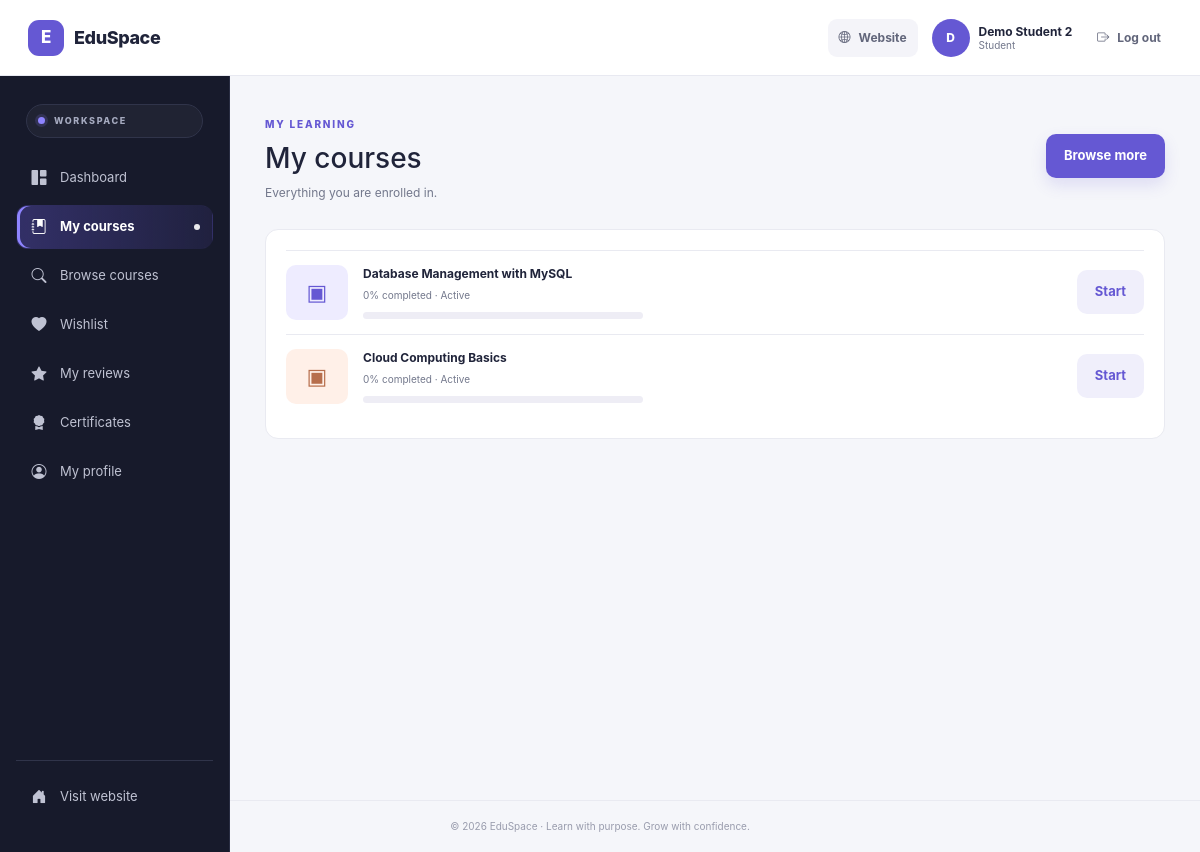
/student/my_courses.php (signed in), run on the app's committed database.
### tables this page shows
CREATE TABLE `enrollments` (
  `id` bigint UNSIGNED NOT NULL,
  `student_id` bigint UNSIGNED NOT NULL,
  `course_id` bigint UNSIGNED NOT NULL,
  `enrolled_at` timestamp NULL DEFAULT CURRENT_TIMESTAMP,
  `status` enum('pending','active','completed','cancelled') DEFAULT 'pending',
  `progress_percent` decimal(5,2) DEFAULT '0.00',
  `completed_at` datetime DEFAULT NULL
);

CREATE TABLE `courses` (
  `id` bigint UNSIGNED NOT NULL,
  `instructor_id` bigint UNSIGNED NOT NULL,
  `category_id` bigint UNSIGNED NOT NULL,
  `title` varchar(200) NOT NULL,
  `slug` varchar(220) NOT NULL,
  `short_description` varchar(500) DEFAULT NULL,
  `description` longtext,
  `thumbnail` varchar(255) DEFAULT NULL,
  `level` enum('beginner','intermediate','advanced') DEFAULT 'beginner',
  `price` decimal(10,2) NOT NULL DEFAULT '0.00',
  `language` varchar(60) DEFAULT 'English',
  `status` enum('draft','published','archived') DEFAULT 'draft',
  `created_at` timestamp NULL DEFAULT CURRENT_TIMESTAMP,
  `updated_at` timestamp NULL DEFAULT CURRENT_TIMESTAMP ON UPDATE CURRENT_TIMESTAMP
);

### student/my_courses.php (the view, shortened to what this page needs)
<?php
require_once __DIR__ . '/../includes/auth.php';
$me = require_role(['student']);
$rows = db_all(
    "SELECT e.id AS enrollment_id, e.status, e.progress_percent, e.enrolled_at, c.id, c.title,
            (SELECT certificate_code FROM certificates ce WHERE ce.enrollment_id=e.id) AS cert
     FROM enrollments e JOIN courses c ON c.id=e.course_id
     WHERE e.student_id=? ORDER BY e.enrolled_at DESC",
    'i', [$me['id']]
);
?>
<section class="welcome-row">
    <div>
        <span class="eyebrow">MY LEARNING</span>
        <h1>My courses</h1>
        <p>Everything you are enrolled in.</p>
    </div>
    <a class="btn btn-primary" href="courses.php">Browse more</a>
</section>
<section class="panel">
    <?php foreach ($rows as $i => $r): $pct = (float) $r['progress_percent']; ?>
        <div class="learning-row">
            <div class="learning-thumb <?php echo course_art($i); ?>">▣</div>
            <div class="learning-info">
                <b><?php echo e($r['title']); ?></b>
                <small><?php echo number_format($pct, 0); ?>% completed · <?php echo e(ucfirst($r['status'])); ?></small>
                <div class="progress"><span style="width:<?php echo (int) $pct; ?>%"></span></div>
            </div>
            <?php if (in_array($r['status'], ['active', 'completed'], true)): ?>
                <a class="btn btn-light btn-sm" href="learn.php?course=<?php echo (int) $r['id']; ?>"><?php echo $pct > 0 ? 'Continue' : 'Start'; ?></a>
            <?php endif; ?>
        </div>
    <?php endforeach; ?>
</section>

### assets/css/style.css (style rules this page uses)
:root { --ink:#20243a; --muted:#73788c; --purple:#6558d3;--purple-dark:#5145bd; --line:#e9eaf1;--surface:#fff;--bg:#f7f7fb;--green:#dff5e9 }
* { box-sizing:border-box }
body { margin:0;font-family:Inter,ui-sans-serif,system-ui,-apple-system,"Segoe UI",sans-serif;color:var(--ink);background:#fff }
a { text-decoration:none;color:inherit }
.btn { display:inline-flex;align-items:center;justify-content:center;gap:9px;border:0;border-radius:10px;padding:12px 18px;font-weight:700;font-size:13px;cursor:pointer }
.btn-primary { background:var(--purple);color:#fff;box-shadow:0 7px 16px #6558d329 }
.btn-light { background:#f0effb;color:var(--purple) }
.eyebrow { font-size:10px;letter-spacing:1.8px;color:var(--purple);font-weight:800 }
.progress { height:7px;border-radius:10px;background:#eeedf5;overflow:hidden;margin-top:9px }
.art-purple { background:#eeecff;color:#6558d3 }
.art-peach { background:#fff0e8;color:#b76e4c }
.dashboard-page { background:var(--bg);min-height:100vh }
.welcome-row { display:flex;align-items:center;justify-content:space-between;margin-bottom:27px }
.welcome-row h1 { font-size:28px;margin:8px 0 }
.welcome-row p { font-size:12px;color:var(--muted);margin:0 }
.metric-card,.panel { background:#fff;border:1px solid var(--line);border-radius:13px;padding:20px }
.panel { margin-top:20px }
.learning-row { display:flex;align-items:center;gap:15px;padding:14px 0;border-top:1px solid var(--line) }
.learning-thumb { width:62px;height:55px;border-radius:10px;display:grid;place-items:center;font-size:22px }
.learning-info { flex:1 }
.learning-info b,.learning-info small { display:block;font-size:12px }
.learning-info small { color:var(--muted);font-size:10px;margin-top:5px }
.learning-info .progress { max-width:280px;margin-top:9px }

### assets/css/dashboard-sidebar.css (style rules this page uses)
.dashboard-page { background-color: #f5f6fa; }

### data on the page
enrollments: course.title "Database Management with MySQL", progress_percent "0", status "Active", shows "Start"
enrollments: course.title "Cloud Computing Basics", progress_percent "0", status "Active", shows "Start"

### other printed values
$topbarInitial "D"
$topbarName "Demo Student 2"
$topbarRole "Student"
